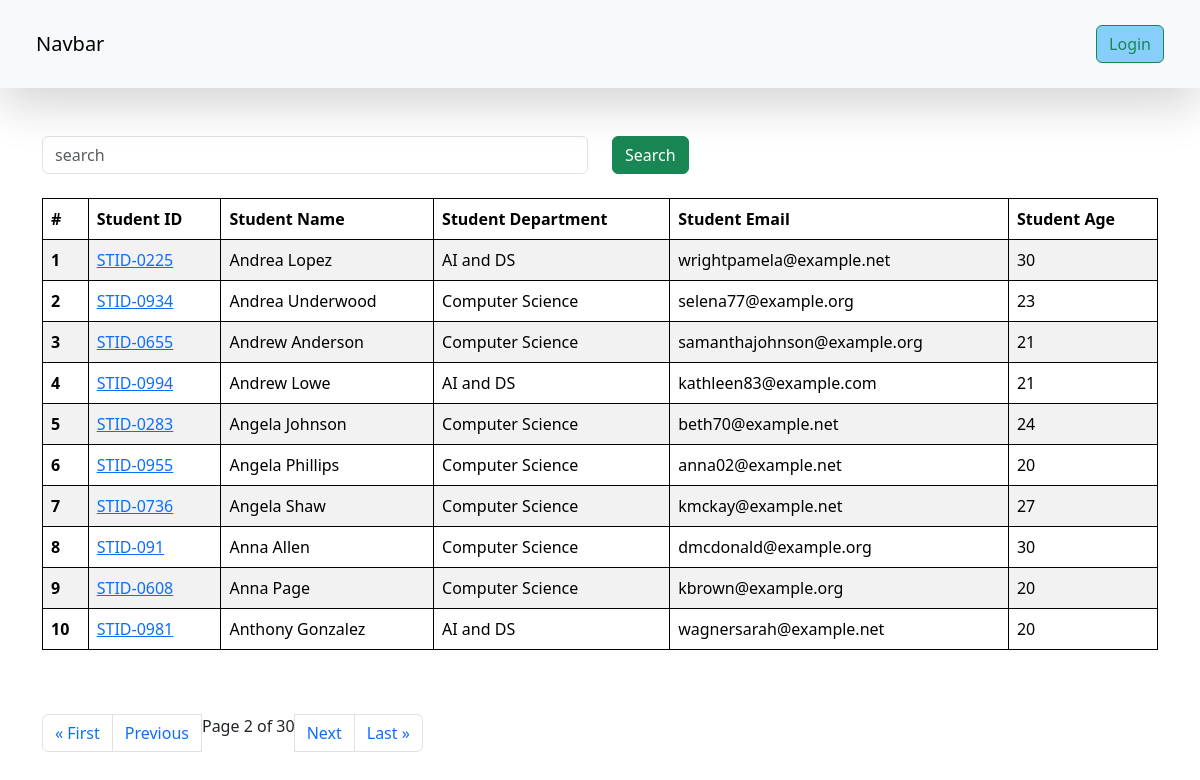
Screenshot of /students/?page=2 with the database file from the repository.
### vege/models.py (models this page shows, shortened)
class Student(models.Model):
    department = models.ForeignKey(Department, related_name="depart",on_delete=models.CASCADE)
    student_id = models.OneToOneField(StudentID, related_name="studentid",on_delete=models.CASCADE)
    student_name = models.CharField(max_length=100)
    student_email = models.EmailField(unique=True)
    student_age = models.IntegerField(default=18)
    student_address = models.TextField()
    is_deleted = models.BooleanField(default=False)
    objects = StudentsManager()
    admin_objects = models.Manager()
    class Meta:
        ordering = ['student_name']
        verbose_name = "student"

class StudentID(models.Model):
    student_id = models.CharField(max_length=100)
    def __str__(self) -> str:
        return self.student_id
    class Meta:
        ordering = ['student_id']

class Department(models.Model):
    department = models.CharField(max_length=100)
    class Meta:
        ordering = ['department']

### vege/views.py (the view, shortened to what this page needs)
# urls.py: path("students/" , get_students , name='get_students'),
def get_students(request):
    queryset = Student.objects.all()
    paginator = Paginator(queryset, 10)  # Show 25 contacts per page.
    page_number = request.GET.get("page",1)
    page_obj = paginator.get_page(page_number)
    return render(request, 'report/students.html' ,{'queryset': page_obj} )

### vege/models.py (called while the page is built)
    def get_queryset(self) -> models.QuerySet:
        return super().get_queryset().filter(is_deleted = False)

### vege/templates/report/students.html (shortened to what this page needs)
{% extends "base.html" %}
{% block start %}
    <div class="container mt-5">
      <form class="mb-4">
      <div class="row">
        <div class="col-md-6">
          <input class="form-control" name="search" placeholder="search">
        </div>
        <div class="col-md-6">
          <button class="btn btn-success">Search</button>
        </div>
      </form>
      </div>
        <table class="table table-striped">
            <thead>
              <tr>
                <th scope="col">#</th>
                <th scope="col">Student ID</th>
                <th scope="col">Student Name</th>
                <th scope="col">Student Department</th>
                <th scope="col">Student Email</th>
                <th scope="col">Student Age</th>
              </tr>
            </thead>
            <tbody>
                {% for student in queryset %}
              <tr>
                <th scope="row">{{ forloop.counter }}</th>
                <td>
                <a href="{% url 'see_marks' student.student_id %}">
                  {{student.student_id}}
                </a>
                </td>
                <td>{{student.student_name}}</td>
                <td>{{student.department.department}}</td>
                <td>{{student.student_email}}</td>
                <td>{{student.student_age}}</td>
              </tr>
              {% endfor %}
            </tbody>
          </table>
          <br><br>
              <nav aria-label="Page navigation example">
                <ul class="pagination">
                    {% if queryset.has_previous %}
                        <li class="page-item"><a class="page-link" href="?page=1">&laquo; First</a></li>
                        <li class="page-item"><a class="page-link" href="?page={{ queryset.previous_page_number }}">Previous</a></li>
                    {% endif %}
                    <span class="current">
                        Page {{ queryset.number }} of {{ queryset.paginator.num_pages }}
                    </span>
                    {% if queryset.has_next %}
                    <li class="page-item"><a class="page-link" href="?page={{ queryset.next_page_number }}">Next</a></li>
                    <li class="page-item"><a class="page-link" href="?page={{ queryset.paginator.num_pages }}">Last &raquo;</a></li>
                    {% endif %}
                  </ul>
          </nav>
{% endblock %}

### vege/templates/report/students.html (style rules this page uses)
table,th,td { border: 1px solid black; }

### rows the page displays
Student: student_id "STID-0225", student_name "Andrea Lopez", department.department "AI and DS", student_email "wrightpamela@example.net", student_age "30"
Student: student_id "STID-0934", student_name "Andrea Underwood", department.department "Computer Science", student_email "selena77@example.org", student_age "23"
Student: student_id "STID-0655", student_name "Andrew Anderson", department.department "Computer Science", student_email "samanthajohnson@example.org", student_age "21"
Student: student_id "STID-0994", student_name "Andrew Lowe", department.department "AI and DS", student_email "kathleen83@example.com", student_age "21"
Student: student_id "STID-0283", student_name "Angela Johnson", department.department "Computer Science", student_email "beth70@example.net", student_age "24"
Student: student_id "STID-0955", student_name "Angela Phillips", department.department "Computer Science", student_email "anna02@example.net", student_age "20"
Student: student_id "STID-0736", student_name "Angela Shaw", department.department "Computer Science", student_email "kmckay@example.net", student_age "27"
Student: student_id "STID-091", student_name "Anna Allen", department.department "Computer Science", student_email "dmcdonald@example.org", student_age "30"
Student: student_id "STID-0608", student_name "Anna Page", department.department "Computer Science", student_email "kbrown@example.org", student_age "20"
Student: student_id "STID-0981", student_name "Anthony Gonzalez", department.department "AI and DS", student_email "wagnersarah@example.net", student_age "20"

### other values shown
{{ queryset.number }} "2"
{{ queryset.paginator.num_pages }} "30"
